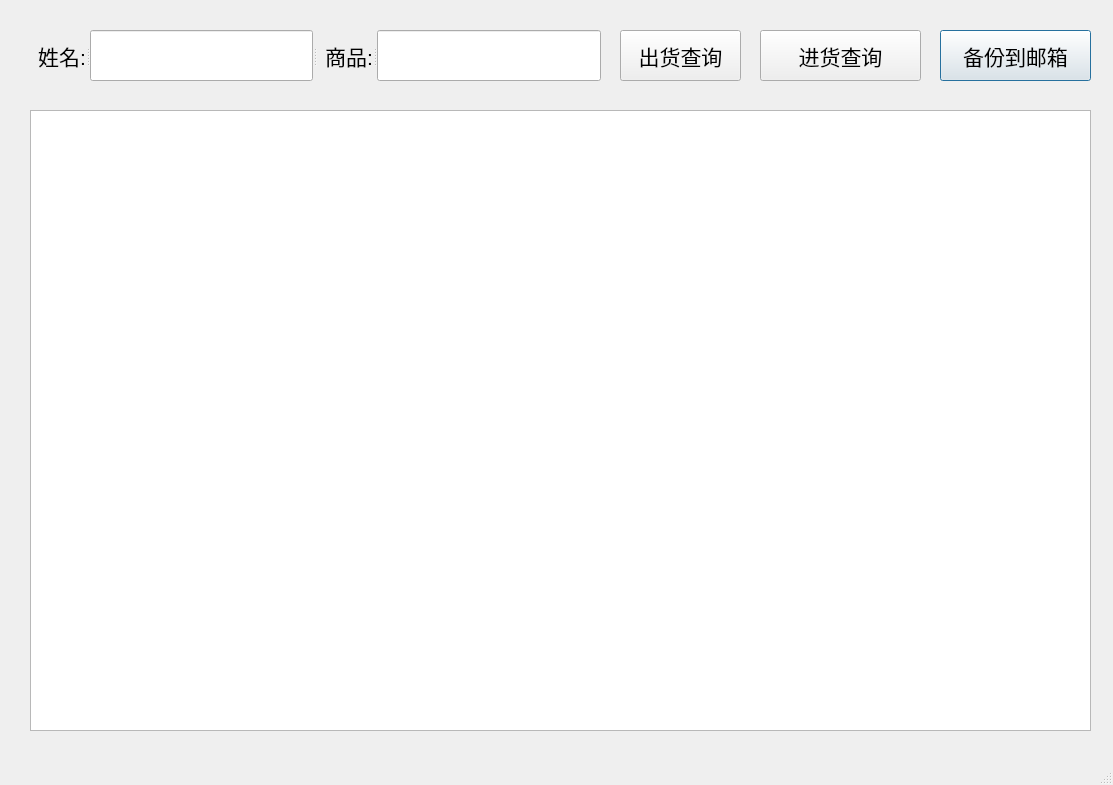
<?xml version="1.0" encoding="UTF-8"?>
<ui version="4.0">
 <class>Dialog</class>
 <widget class="QDialog" name="Dialog">
  <property name="geometry">
   <rect>
    <x>0</x>
    <y>0</y>
    <width>1113</width>
    <height>785</height>
   </rect>
  </property>
  <property name="font">
   <font>
    <pointsize>16</pointsize>
   </font>
  </property>
  <property name="windowTitle">
   <string>销售单历史查询</string>
  </property>
  <property name="sizeGripEnabled">
   <bool>true</bool>
  </property>
  <widget class="QPushButton" name="pushButton_backup">
   <property name="geometry">
    <rect>
     <x>940</x>
     <y>30</y>
     <width>151</width>
     <height>51</height>
    </rect>
   </property>
   <property name="text">
    <string>备份到邮箱</string>
   </property>
  </widget>
  <widget class="QPushButton" name="pushButton_query">
   <property name="geometry">
    <rect>
     <x>620</x>
     <y>30</y>
     <width>121</width>
     <height>51</height>
    </rect>
   </property>
   <property name="text">
    <string>出货查询</string>
   </property>
  </widget>
  <widget class="QTableView" name="tableView">
   <property name="geometry">
    <rect>
     <x>30</x>
     <y>110</y>
     <width>1061</width>
     <height>621</height>
    </rect>
   </property>
  </widget>
  <widget class="QSplitter" name="splitter">
   <property name="geometry">
    <rect>
     <x>30</x>
     <y>30</y>
     <width>571</width>
     <height>51</height>
    </rect>
   </property>
   <property name="orientation">
    <enum>Qt::Horizontal</enum>
   </property>
   <widget class="QLabel" name="label">
    <property name="text">
     <string>姓名:</string>
    </property>
    <property name="alignment">
     <set>Qt::AlignRight|Qt::AlignTrailing|Qt::AlignVCenter</set>
    </property>
   </widget>
   <widget class="QLineEdit" name="lineEdit_cus"/>
   <widget class="QLabel" name="label_2">
    <property name="text">
     <string>商品:</string>
    </property>
    <property name="alignment">
     <set>Qt::AlignRight|Qt::AlignTrailing|Qt::AlignVCenter</set>
    </property>
   </widget>
   <widget class="QLineEdit" name="lineEdit_pro"/>
  </widget>
  <widget class="QPushButton" name="pushButton_query_pro">
   <property name="geometry">
    <rect>
     <x>760</x>
     <y>30</y>
     <width>161</width>
     <height>51</height>
    </rect>
   </property>
   <property name="text">
    <string>进货查询</string>
   </property>
  </widget>
 </widget>
 <tabstops>
  <tabstop>lineEdit_cus</tabstop>
  <tabstop>lineEdit_pro</tabstop>
  <tabstop>pushButton_query</tabstop>
  <tabstop>pushButton_query_pro</tabstop>
  <tabstop>pushButton_backup</tabstop>
  <tabstop>tableView</tabstop>
 </tabstops>
 <resources/>
 <connections/>
</ui>
